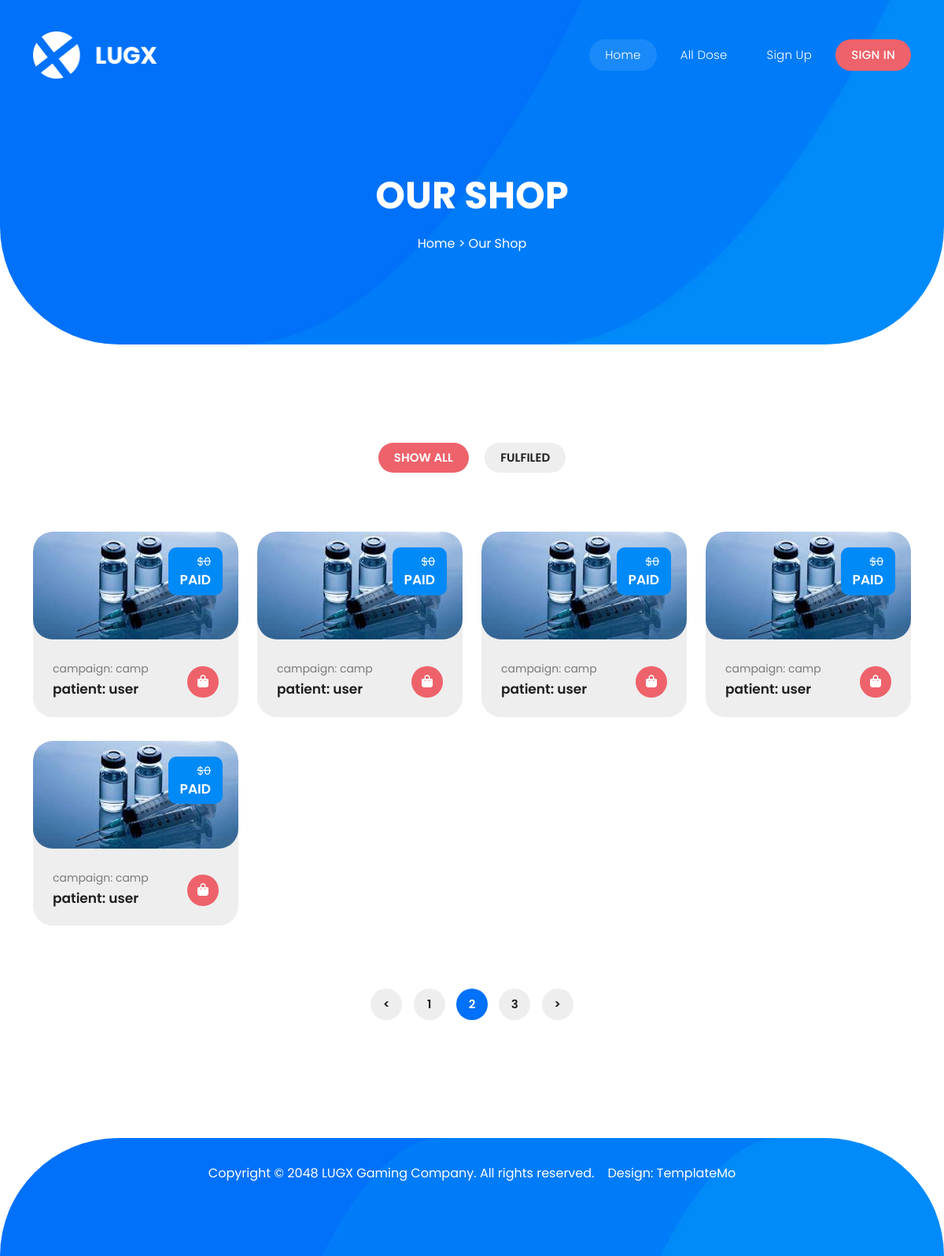
The app's page /campaign/all_dose/, older data.
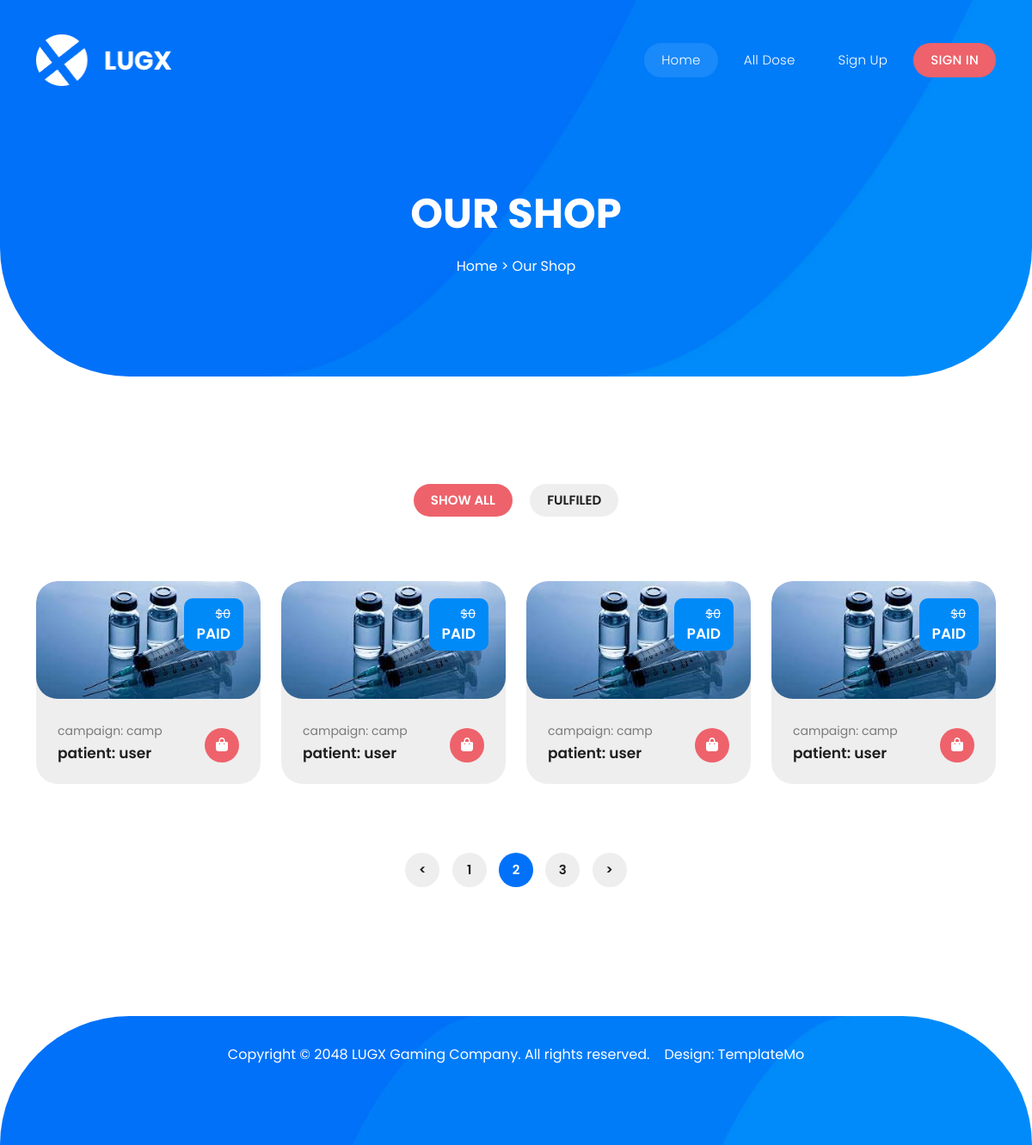
The same page, newer data.
### campaign/models.py (models this page shows, shortened)
class DoseBooking(models.Model):
    patient = models.ForeignKey(UserProfile, on_delete=models.CASCADE)
    campaign = models.ForeignKey(Campaign, on_delete=models.CASCADE)
    first_dose_date = models.DateField(null=True, blank=True)
    second_dose_date = models.DateField(null=True, blank=True)
    third_dose_date = models.DateField(null=True, blank=True)
    fourth_dose_date = models.DateField(null=True, blank=True)

class Campaign(models.Model):
    campaign_name = models.CharField(max_length=20, blank=True, null = True)
    doctor = models.ForeignKey(UserProfile, on_delete=models.CASCADE)
    vaccines = models.ForeignKey(Vaccine, on_delete=models.CASCADE)
    start_date = models.DateField(default=timezone.now)
    campaign_description = models.TextField(blank=True, max_length=100, null=True)
    def __str__(self) -> str:
        return self.campaign_name

### vaccine/models.py (models this page shows, shortened)
class Vaccine(models.Model):
    name = models.CharField(max_length=100)
    description = models.TextField()
    image = models.ImageField(upload_to='static/img', null=True, blank=True)

### account/models.py (models this page shows)
class UserProfile(models.Model):
    user_account = models.OneToOneField(User, on_delete=models.CASCADE, related_name='accounts')
    nid = models.CharField(max_length=20, unique=True)  # Assuming NID is a string, adjust as needed
    role = models.CharField(max_length=10, choices=role_choices)
    age = models.IntegerField(null=True, blank=True)
    medical_info = models.TextField(blank=True)
    def __str__(self):
        return self.user_account.username

### campaign/views.py (the view)
# urls.py: path('all_dose/', views.all_dose, name='all_dose'),
def all_dose(request):
    user_role_doctor =False
    if request.user.is_authenticated:
        var = UserProfile.objects.filter(user_account=request.user).first()
        if var.role == 'Doctor':
            user_role_doctor = True
    all_dose = DoseBooking.objects.all()
    return render(request, 'shop.html', {'all_dose': all_dose, 'user_role_doctor': user_role_doctor})

### templates/shop.html
{% extends "base.html" %}
{% block content %}
  <div class="page-heading header-text">
    <div class="container">
      <div class="row">
        <div class="col-lg-12">
          <h3>Our Shop</h3>
          <span class="breadcrumb"><a href="#">Home</a> > Our Shop</span>
        </div>
      </div>
    </div>
  </div>
  <div class="section trending">
    <div class="container">
      <ul class="trending-filter">
        <li>
          <a class="is_active" href="#!" data-filter="*">Show All</a>
        </li>
        <li>
          <a href="#!" data-filter=".adv">fulfiled</a>
        </li>
      </ul>
      <div class="row trending-box">
        {% for dose in all_dose %}
        <div class="col-lg-3 col-md-6 align-self-center mb-30 trending-items col-md-6 adv">
          <div class="item">
            <div class="thumb">
              <a href="{% url "dose_detail_for_doc" dose.id %}"><img src="/{{ dose.campaign.vaccines.image }}" alt=""></a>
              <span class="price"><em>$0</em>Paid</span>
            </div>
            <div class="down-content">
              <span class="category">campaign: {{ dose.campaign }}</span>
              <h4>patient: {{ dose.patient }}</h4>
              <a href="{% url "dose_detail_for_doc" dose.id %}"><i class="fa fa-shopping-bag"></i></a>
            </div>
          </div>
        </div>
        {% endfor %}
      </div>
      <div class="row">
        <div class="col-lg-12">
          <ul class="pagination">
          <li><a href="#"> &lt; </a></li>
            <li><a href="#">1</a></li>
            <li><a class="is_active" href="#">2</a></li>
            <li><a href="#">3</a></li>
            <li><a href="#"> &gt; </a></li>
          </ul>
        </div>
      </div>
    </div>
  </div>
  {% endblock content %}

### templates/base.html (shortened to what this page needs)
{% load static %}
<!DOCTYPE html>
<html lang="en">
  <head>
    <link href="{% static 'vendor/bootstrap/css/bootstrap.min.css' %}" rel="stylesheet">
    <link rel="stylesheet" href="{% static 'assets/css/mycss.css' %}">
    <link rel="stylesheet" href="{% static 'assets/css/fontawesome.css' %}">
    <link rel="stylesheet" href="{% static 'assets/css/templatemo-lugx-gaming.css' %}">
    <link rel="stylesheet" href="{% static 'assets/css/owl.css' %}">
    <link rel="stylesheet" href="{% static 'assets/css/animate.css' %}">
    <link rel="stylesheet"href="https://unpkg.com/swiper@7/swiper-bundle.min.css"/>
  </head>
<body>
{% include "nav.html" %}
  {% block content %}{% endblock content %}
  <footer>
    <div class="container">
      <div class="col-lg-12">
        <p>Copyright © 2048 LUGX Gaming Company. All rights reserved. &nbsp;&nbsp; <a rel="nofollow" href="https://templatemo.com" target="_blank">Design: TemplateMo</a></p>
      </div>
    </div>
  </footer>
  </body>
</html>

### templates/nav.html (shortened to what this page needs)
<header class="header-area header-sticky">
    <div class="container">
        <div class="row">
            <div class="col-12">
                <nav class="main-nav">
                    <a href="index.html" class="logo">
                        <img src="assets/images/logo.png" alt="" style="width: 158px;">
                    </a>
                    <ul class="nav">
                      <li><a href="{% url "home" %}" class="active">Home</a></li>
                      <li><a href="{% url "all_dose" %}">All Dose</a></li>
                      {% if user.is_authenticated %}
                        <li><a href="{% url "profile" %}">Profile</a></li>
                        <li><a href="{% url "my_logout" %}">Sign Out</a></li>
                      {% else %}
                      <li><a href="{% url "register" %}">Sign Up</a></li>
                      <li><a href="{% url "login" %}">Sign In</a></li>
                      {% endif %}
                  </ul>
                </nav>
            </div>
        </div>
    </div>
  </header>

Row changes from the older to the newer data that the page shows:
removed DoseBooking: campaign.vaccines.image (picture), campaign "camp", patient "user"
